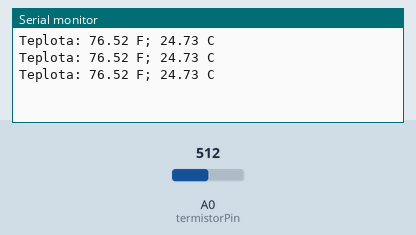
Recording of a sketch running on a simulated Arduino Uno, built with avr-gcc and run on an emulated ATmega328P. On the bench: the last lines printed to the serial monitor. The test bench sets the inputs (shaded band); at power-on: A0 (termistorPin) = 512.

Above: at 1.3 s.
1.4 s: A0 (termistorPin) set to 716
At 1.9 s:
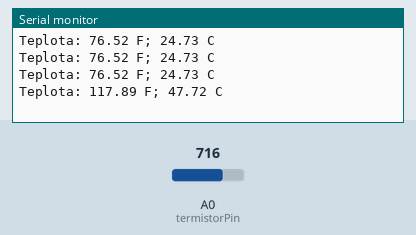
2.9 s: A0 (termistorPin) set to 900
At 3.4 s:
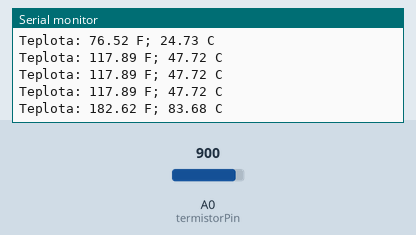
Timing chart, 0 to 5.9 s (numbered marks = the images above; inputs shaded):
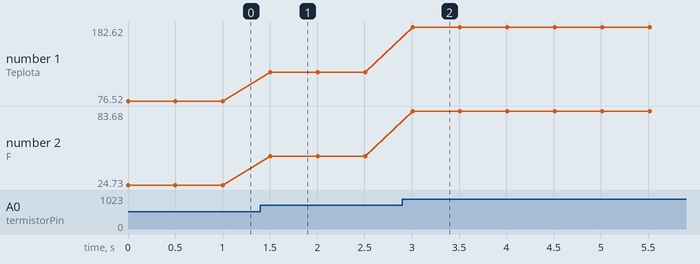

The sketch:

_05_termistor.ino
```cpp
int termistorPin = 0;

int Vout;

float R1 = 10000;

float logR2, R2, T, Tc, Tf;

float c1 = 1.009249522e-03, c2 = 2.378405444e-04, c3 = 2.019202697e-07;


void setup() {

  Serial.begin(9600);

}


void loop() {

  Vout = analogRead(termistorPin);

  R2 = R1 * (1023.0 / (float)Vout - 1.0);

  logR2 = log(R2);

  T = (1.0 / (c1 + c2*logR2 + c3*logR2*logR2*logR2));

  Tc = T - 273.15;

  Tf = (Tc * 9.0)/ 5.0 + 32.0;


  Serial.print("Teplota: ");

  Serial.print(Tf);

  Serial.print(" F; ");

  Serial.print(Tc);

  Serial.println(" C");


  delay(500);

}
```

Measured:
- after the input at 1.4 s, the serial monitor: prints a new line after 0.10 s (image 1)
- after the input at 2.9 s, the serial monitor: prints a new line after 0.11 s (image 2)
- plotted number 1: 76.52 → 117.89 after the input at 1.4 s, 117.89 → 182.62 after the input at 2.9 s
- plotted number 2: 24.73 → 47.72 after the input at 1.4 s, 47.72 → 83.68 after the input at 2.9 s
